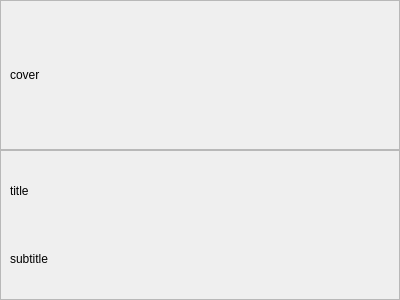
<?xml version="1.0" encoding="UTF-8"?>
<ui version="4.0">
 <class>IconServiceEditor</class>
 <widget class="QWidget" name="IconServiceEditor">
  <property name="geometry">
   <rect>
    <x>0</x>
    <y>0</y>
    <width>400</width>
    <height>300</height>
   </rect>
  </property>
  <property name="windowTitle">
   <string>Form</string>
  </property>
  <layout class="QVBoxLayout" name="verticalLayout">
   <property name="spacing">
    <number>0</number>
   </property>
   <property name="leftMargin">
    <number>0</number>
   </property>
   <property name="topMargin">
    <number>0</number>
   </property>
   <property name="rightMargin">
    <number>0</number>
   </property>
   <property name="bottomMargin">
    <number>0</number>
   </property>
   <item>
    <widget class="QFrame" name="frame">
     <property name="frameShape">
      <enum>QFrame::StyledPanel</enum>
     </property>
     <property name="frameShadow">
      <enum>QFrame::Raised</enum>
     </property>
     <layout class="QVBoxLayout" name="verticalLayout_2">
      <item>
       <widget class="QLabel" name="labelCoverArt">
        <property name="text">
         <string>cover</string>
        </property>
       </widget>
      </item>
     </layout>
    </widget>
   </item>
   <item>
    <widget class="QFrame" name="frame_2">
     <property name="frameShape">
      <enum>QFrame::StyledPanel</enum>
     </property>
     <property name="frameShadow">
      <enum>QFrame::Raised</enum>
     </property>
     <layout class="QVBoxLayout" name="verticalLayout_3">
      <item>
       <widget class="QLabel" name="labelTitle">
        <property name="text">
         <string>title</string>
        </property>
       </widget>
      </item>
      <item>
       <widget class="QLabel" name="labelSubtitle">
        <property name="text">
         <string>subtitle</string>
        </property>
       </widget>
      </item>
     </layout>
    </widget>
   </item>
  </layout>
 </widget>
 <resources/>
 <connections/>
</ui>
